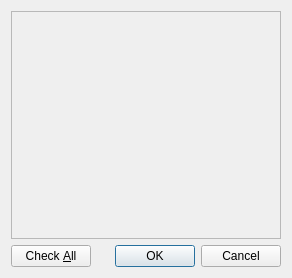
<?xml version="1.0" encoding="UTF-8"?>
<ui version="4.0">
 <class>ItemMultiSelectingDialog</class>
 <widget class="QDialog" name="ItemMultiSelectingDialog">
  <property name="geometry">
   <rect>
    <x>0</x>
    <y>0</y>
    <width>292</width>
    <height>278</height>
   </rect>
  </property>
  <property name="windowTitle">
   <string>Dialog</string>
  </property>
  <layout class="QVBoxLayout" name="verticalLayout">
   <item>
    <widget class="QScrollArea" name="scrollArea">
     <property name="widgetResizable">
      <bool>true</bool>
     </property>
     <widget class="QWidget" name="scrollAreaWidgetContents">
      <property name="geometry">
       <rect>
        <x>0</x>
        <y>0</y>
        <width>272</width>
        <height>227</height>
       </rect>
      </property>
     </widget>
    </widget>
   </item>
   <item>
    <layout class="QHBoxLayout" name="horizontalLayout">
     <item>
      <widget class="QPushButton" name="checkAllButton">
       <property name="text">
        <string>Check &amp;All</string>
       </property>
      </widget>
     </item>
     <item>
      <spacer name="horizontalSpacer">
       <property name="orientation">
        <enum>Qt::Horizontal</enum>
       </property>
       <property name="sizeHint" stdset="0">
        <size>
         <width>18</width>
         <height>20</height>
        </size>
       </property>
      </spacer>
     </item>
     <item>
      <widget class="QDialogButtonBox" name="buttonBox">
       <property name="orientation">
        <enum>Qt::Horizontal</enum>
       </property>
       <property name="standardButtons">
        <set>QDialogButtonBox::Cancel|QDialogButtonBox::Ok</set>
       </property>
      </widget>
     </item>
    </layout>
   </item>
  </layout>
 </widget>
 <resources/>
 <connections>
  <connection>
   <sender>buttonBox</sender>
   <signal>accepted()</signal>
   <receiver>ItemMultiSelectingDialog</receiver>
   <slot>accept()</slot>
   <hints>
    <hint type="sourcelabel">
     <x>248</x>
     <y>254</y>
    </hint>
    <hint type="destinationlabel">
     <x>157</x>
     <y>274</y>
    </hint>
   </hints>
  </connection>
  <connection>
   <sender>buttonBox</sender>
   <signal>rejected()</signal>
   <receiver>ItemMultiSelectingDialog</receiver>
   <slot>reject()</slot>
   <hints>
    <hint type="sourcelabel">
     <x>316</x>
     <y>260</y>
    </hint>
    <hint type="destinationlabel">
     <x>286</x>
     <y>274</y>
    </hint>
   </hints>
  </connection>
 </connections>
</ui>
